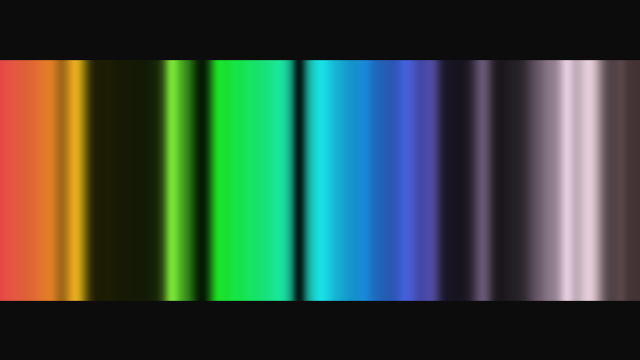
Frame 1 (no input)
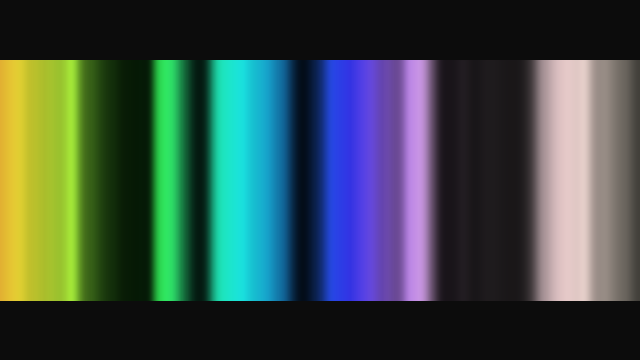
Frame 60 (the mouse pressed at the canvas centre just before this capture)
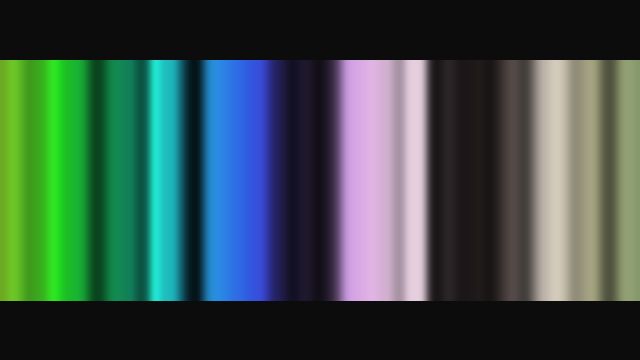
Frame 120 (the mouse held since frame 60 and released just before this capture)

The Processing sketch that drew these frames (run headless with seeded random() and noise(); from frame 60 on, the mouse is pressed at the canvas centre):

// Processing sketch: ColorJoy
// ── ColorJoy.pde
/* @pjs crisp=true; 
pauseOnBlur=true; 
*/

void setup() {
  size(640, 360);
  colorMode(HSB, 1);
  background(0.05);
}
void draw() {
  float F = frameCount / 500.0;
  for (int x=0; x<width; x++) {
    float i = float(x) / width;
    float sat = 0.5 + 0.4 * sin(noise(i*1, 5, F)*14);
    float bri = 0.5 + 0.4 * sin(noise(6, -F, i*5)*21);
    stroke((i+F)%1, sat, bri);
    line(x, 60, x, 300);
  }
}
